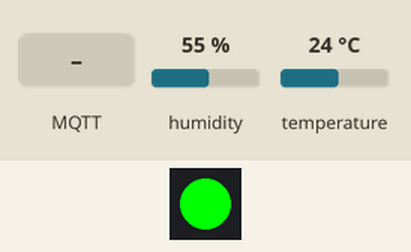
Recording of a sketch running on a simulated ESP32. On the bench: 1 RGB LEDs in strip order, left to right. The inputs (shaded band) are chosen by the test bench; at power-on: temperature 24 °C, humidity 55 %. WiFi joins after 1.5 s; servers stay silent unless stated; no MQTT or app messages arrive unless stated; what the sketch prints to the serial monitor is not drawn.

Above: at 2.7 s.
2.8 s: MQTT message "HOT" arrives on the first subscribed topic
At 7.2 s:
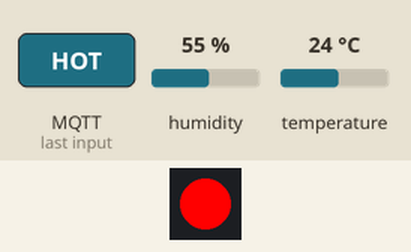
13.6 s: temperature set to 19 °C
18.9 s: temperature set to 16 °C
At 23.9 s:
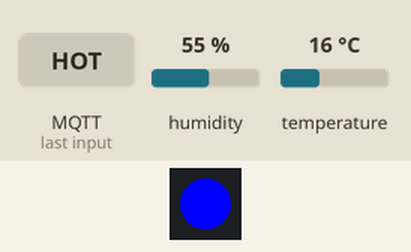
24.2 s: temperature set to 28 °C
At 28.6 s:
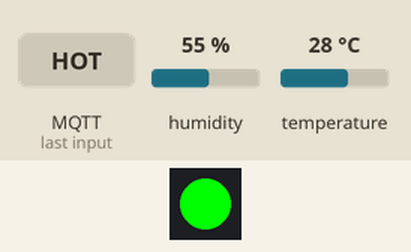
29.2 s: temperature set to 12 °C
At 33.4 s:
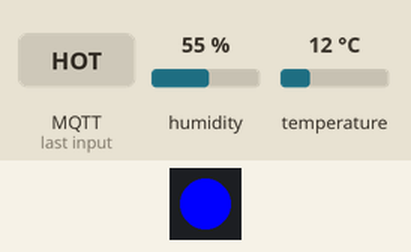
Timing chart, 0 to 34.9 s (numbered marks = the images above; inputs shaded):
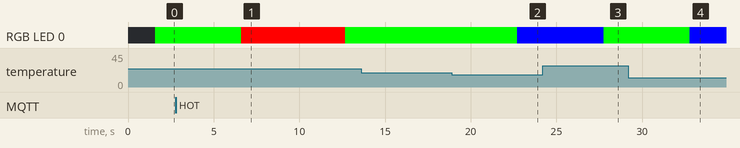

Measured:
- the behaviour switches between 18 and 17 °C on temperature (found by bisection; images 1 and 2)
- after the input at 2.8 s, RGB LED 0: RGB(0, 255, 0) → RGB(255, 0, 0) after 3.8 s, → RGB(0, 255, 0) 6.1 s later
- after the input at 13.6 s, every drawn part: stays the same
- after the input at 18.9 s, RGB LED 0: RGB(0, 255, 0) → RGB(0, 0, 255) after 3.8 s
- after the input at 24.2 s, RGB LED 0: RGB(0, 0, 255) → RGB(0, 255, 0) after 3.6 s
- after the input at 29.2 s, RGB LED 0: RGB(0, 255, 0) → RGB(0, 0, 255) after 3.6 s

The sketch:

Node1_code.ino
```cpp
#include <WiFi.h>
#include <WiFiClientSecure.h>
#include <PubSubClient.h>
#include <DHT.h>
#include <Adafruit_NeoPixel.h>
#include <ArduinoJson.h>

// -------- Node Settings --------
#define NODE_ID 1
const char* nodeName = "node1";

// -------- Pins --------
#define DHTPIN     5
#define DHTTYPE    DHT11
#define LED_PIN    4
#define NUMPIXELS  1

DHT dht(DHTPIN, DHTTYPE);
Adafruit_NeoPixel led(NUMPIXELS, LED_PIN, NEO_GRB + NEO_KHZ800);

// -------- WiFi --------
const char* ssid     = "Test";
const char* password = "123456789";

// -------- HiveMQ TLS --------
const char* mqttServer = "d946ca5ed00846249842517aab740e61.s1.eu.hivemq.cloud";
const int   mqttPort   = 8883;
const char* mqttUser   = "Sarjjana";
const char* mqttPass   = "Qwerty123";

// -------- MQTT Topics --------
const char* dataTopic  = "greenhouse/node1/data";
const char* alertTopic = "greenhouse/alerts";   // GLOBAL ALERT SYNC

WiFiClientSecure secureClient;
PubSubClient mqtt(secureClient);

// -------- ALERT OVERRIDE --------
bool alertActive = false;
unsigned long alertUntil = 0;

// -------- LED helper --------
void setColor(uint8_t r, uint8_t g, uint8_t b) {
  led.setPixelColor(0, led.Color(r, g, b));
  led.show();
}

void connectWiFi() {
  if (WiFi.status() == WL_CONNECTED) return;

  Serial.print("Connecting to WiFi...");
  WiFi.mode(WIFI_STA);
  WiFi.begin(ssid, password);

  while (WiFi.status() != WL_CONNECTED) {
    Serial.print(".");
    delay(300);
  }

  Serial.println("\nConnected ✔");
}

void connectMQTT() {
  while (!mqtt.connected()) {

    Serial.print("Connecting to HiveMQ... ");
    String clientId = "Node1_";
    clientId += WiFi.macAddress();
    clientId.replace(":", "");

    if (mqtt.connect(clientId.c_str(), mqttUser, mqttPass)) {
      Serial.println("Connected ✔");
      mqtt.subscribe(alertTopic);
    } else {
      Serial.print("Failed, state=");
      Serial.println(mqtt.state());
      delay(2000);
    }
  }
}

// -------- MQTT CALLBACK --------
void mqttCallback(char* topic, byte* payload, unsigned int len) {

  String msg = "";
  for (int i = 0; i < len; i++) msg += (char)payload[i];

  Serial.print("ALERT RECEIVED → ");
  Serial.println(msg);

  if (msg == "HOT") {
    setColor(255, 0, 0);
    alertActive = true;
    alertUntil = millis() + 5000;
  }
  else if (msg == "COLD") {
    setColor(0, 0, 255);
    alertActive = true;
    alertUntil = millis() + 5000;
  }
  else if (msg == "NORMAL") {
    alertActive = false;
  }
}

void setup() {
  Serial.begin(115200);
  led.begin();
  led.clear();
  led.show();
  dht.begin();

  connectWiFi();

  secureClient.setInsecure();
  mqtt.setServer(mqttServer, mqttPort);
  mqtt.setCallback(mqttCallback);
}

void loop() {

  if (!mqtt.connected()) connectMQTT();
  mqtt.loop();

  float t = dht.readTemperature();
  float h = dht.readHumidity();

  if (isnan(t) || isnan(h)) {
    Serial.println("Sensor error");
    delay(2000);
    return;
  }

  // -------- PRINT VALUES --------
  Serial.print("Temperature: ");
  Serial.println(t);
  Serial.print("Humidity: ");
  Serial.println(h);

  // -------- ALERT OVERRIDE --------
  if (alertActive && millis() < alertUntil) {
    Serial.println("⚠ OVERRIDE ACTIVE - ignoring local temperature");
    delay(2000);
    return;
  }

  alertActive = false;

  String status;

  if (t > 28) {
    status = "Hot";
    setColor(255, 0, 0);
    mqtt.publish(alertTopic, "HOT");
  }
  else if (t < 18) {
    status = "Cold";
    setColor(0, 0, 255);
    mqtt.publish(alertTopic, "COLD");
  }
  else {
    status = "Optimal";
    setColor(0, 255, 0);
    mqtt.publish(alertTopic, "NORMAL");
  }

  // -------- PUBLISH DATA --------
  StaticJsonDocument<256> doc;
  doc["node"]        = NODE_ID;
  doc["name"]        = nodeName;
  doc["temperature"] = t;
  doc["humidity"]    = h;
  doc["status"]      = status;

  char buffer[256];
  size_t len = serializeJson(doc, buffer);
  mqtt.publish(dataTopic, buffer, len);

  delay(5000);
}
```
